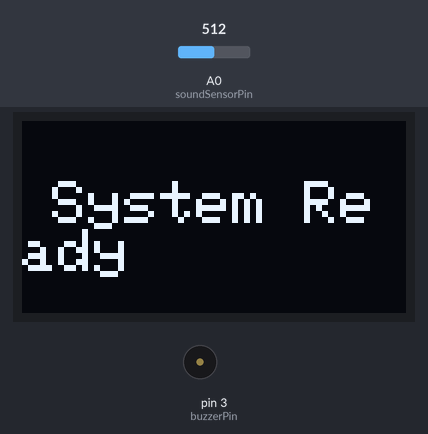
The sketch below on a simulated Arduino Uno, built with avr-gcc and run on an emulated ATmega328P. Shown: 128×64 one-colour display, buzzer (waves = sounding). The inputs (shaded band) are chosen by the test bench; at power-on: A0 (soundSensorPin) = 512. What the sketch prints to the serial monitor is not drawn.

Above: at 1.2 s.
1.3 s: A0 (soundSensorPin) set to 987
2.8 s: A0 (soundSensorPin) set to 1018
At 4.3 s:
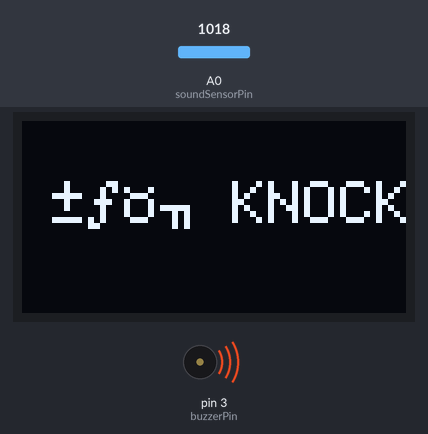
At 14.1 s:
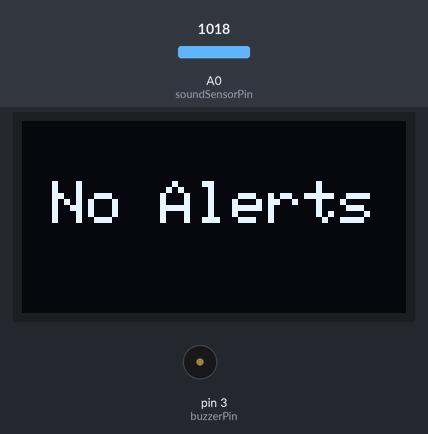
Timing chart, 0 to 14.4 s (numbered marks = the images above; inputs shaded):
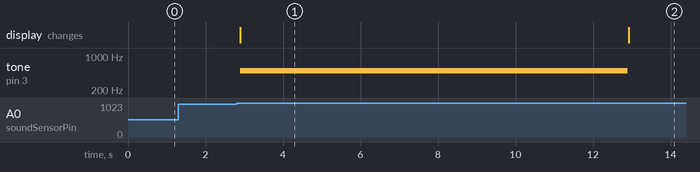

Measured:
- the behaviour switches between 1000 and 1001 on A0 (soundSensorPin) (found by bisection; images 0 and 1)
- after the input at 1.3 s, every drawn part: stays the same
- after the input at 2.8 s, tone on pin 3 (buzzerPin): silent → 500 Hz after 0.10 s, → silent 10.0 s later; the display: changes after 0.10 s (image 1)
- what the display in image 1 shows lasts 10.0 s, from 2.9 s to 12.9 s

The sketch:

sketch_buzzer.ino
```cpp
#include <Wire.h>
#include <Adafruit_GFX.h>
#include <Adafruit_SSD1306.h>

// OLED Display Configuration
#define SCREEN_WIDTH 128
#define SCREEN_HEIGHT 64
#define OLED_RESET    -1
Adafruit_SSD1306 display(SCREEN_WIDTH, SCREEN_HEIGHT, &Wire, OLED_RESET);

// Sound Sensor & Buzzer Configuration
const int soundSensorPin = A0;
const int buzzerPin = 3;

// Sound Thresholds
const int fireThreshold = 1020;
const int knockThreshold = 1000;

// Time Tracking
unsigned long lastStateChange = 0;
const int fireDuration = 15000;
const int knockDuration = 10000;
const int defaultDuration = 20000;

String currentState = "default";
bool stateLocked = false;

void setup() {
    Serial.begin(9600);
    if (!display.begin(SSD1306_SWITCHCAPVCC, 0x3C)) {
        Serial.println("SSD1306 OLED failed to start");
        for (;;);
    }

    display.clearDisplay();
    display.setTextSize(2);
    display.setTextColor(SSD1306_WHITE);
    display.setCursor(10, 20);
    display.println("System Ready");
    display.display();

    pinMode(soundSensorPin, INPUT);
    pinMode(buzzerPin, OUTPUT);
    noTone(buzzerPin);
}

void loop() {
    int soundValue = analogRead(soundSensorPin);
    Serial.print("Sound Level: ");
    Serial.println(soundValue);

    unsigned long now = millis();

    if (stateLocked && now - lastStateChange < defaultDuration) {
        return;
    }
    stateLocked = false;

    if (soundValue > fireThreshold) {
        if (currentState != "fire") {
            currentState = "fire";
            lastStateChange = now;
            stateLocked = true;
            Serial.println("fire");  // ✅ Sends "fire" instead of "🔥 Fire Detected!"
            triggerAlert("🔥 FIRE", SSD1306_WHITE, 1000, fireDuration);
        }
    }
    else if (soundValue > knockThreshold && soundValue <= fireThreshold) {
        if (currentState != "knock") {
            currentState = "knock";
            lastStateChange = now;
            stateLocked = true;
            Serial.println("knock");  // ✅ Sends "knock" instead of "🚪 Knock Detected!"
            triggerAlert("🔶 KNOCK", SSD1306_WHITE, 500, knockDuration);
        }
    }
    else if (soundValue <= knockThreshold) {
        if (currentState != "default") {
            currentState = "default";
            lastStateChange = now;
            stateLocked = true;
            Serial.println("default");  // ✅ Sends "default" instead of "✅ Default State"

            display.clearDisplay();
            display.setTextSize(2);
            display.setTextColor(SSD1306_WHITE);
            display.setCursor(10, 20);
            display.println("No Alerts");
            display.display();

            noTone(buzzerPin);
        }
    }

    delay(100);
}

void triggerAlert(const char* message, uint16_t textColor, int toneFrequency, int duration) {
    display.clearDisplay();
    display.setTextSize(2);
    display.setTextColor(textColor);
    display.setCursor(10, 20);
    display.setTextWrap(false);
    display.println(message);
    display.display();

    tone(buzzerPin, toneFrequency);
    delay(duration);
    noTone(buzzerPin);

    display.clearDisplay();
    display.setTextSize(2);
    display.setTextColor(SSD1306_WHITE);
    display.setCursor(10, 20);
    display.println("No Alerts");
    display.display();
}
```
